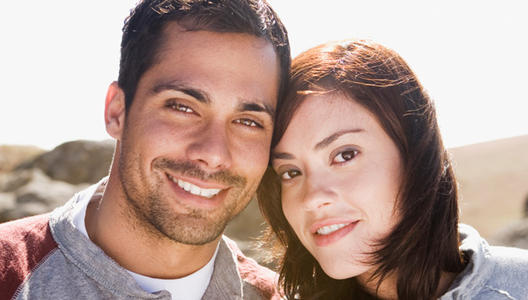
#> input picture learning/人脸识别/07_训练识别模型/data/jm/01.jpg, 528 x 300 px; its folder holds 4 pictures in this run
$ python test07.py
#> lines starting #> are read from the running program, lines starting #| are printed output that depends on the picture
import os
import cv2
import sys
from PIL import Image
import numpy as np

recognizer = cv2.face.LBPHFaceRecognizer_create()
face_detector = cv2.CascadeClassifier("haarcascade_frontalface_default.xml")

def getImageAndLabels(path):
#> called with path = './data/jm/'
    faceSamples = []
    ids = []
    imagePaths = [os.path.join(path, f) for f in os.listdir(path)]

    for imagePath in imagePaths:
        PIL_img = Image.open(imagePath).convert('L')
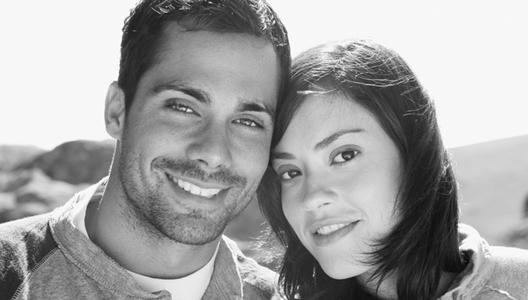
#> PIL_img: PIL image 528x300 L; min 4, max 255, mean 161.8
        img_numpy = np.array(PIL_img, 'uint8')
        id = int (os.path.split(imagePath)[-1].split(".")[0])

        faces = face_detector.detectMultiScale(img_numpy)
#> faces = [[248, 110, 165, 165], [111, 35, 200, 200]]

        for (x, y, w, h) in faces:
            faceSamples.append(img_numpy[y: y+h, x: x+w])
            ids.append(id)
#> this loop made 2 passes
#> after the loop, faceSamples = 2 items; ids = [1, 1]
#> pass 2 of the loop in getImageAndLabels, `for imagePath in imagePaths:`:
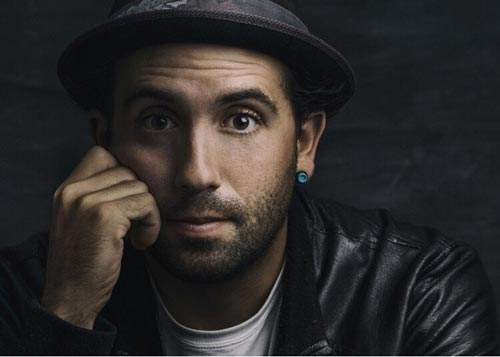
#> input picture learning/人脸识别/07_训练识别模型/data/jm/02.jpg, 500 x 357 px
#> in getImageAndLabels, `PIL_img = Image.open(imagePath).convert('L')`:
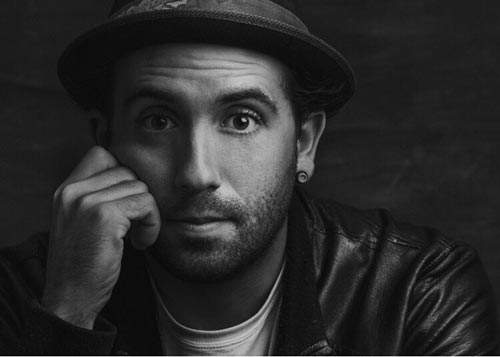
#> PIL_img: PIL image 500x357 L; min 0, max 227, mean 43
#> faces = [[92, 34, 221, 221]]
#> the loop in getImageAndLabels, `for (x, y, w, h) in faces:` made 1 pass
#> after the loop in getImageAndLabels, `for (x, y, w, h) in faces:`: faceSamples = 3 items; ids = [1, 1, 2]
#> pass 3 of the loop in getImageAndLabels, `for imagePath in imagePaths:`:
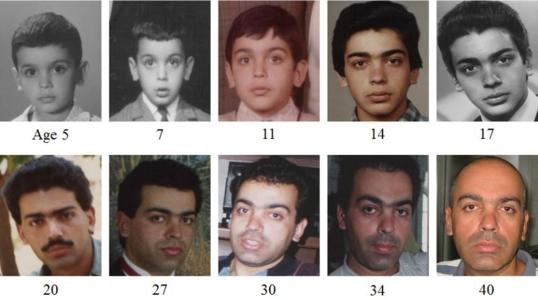
#> input picture learning/人脸识别/07_训练识别模型/data/jm/03.jpg, 538 x 300 px
#> in getImageAndLabels, `PIL_img = Image.open(imagePath).convert('L')`:
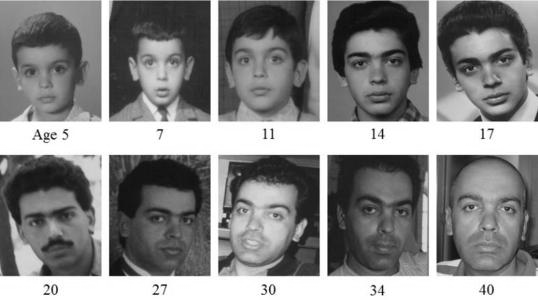
#> PIL_img: PIL image 538x300 L; min 0, max 255, mean 133.8
#> faces = [[223, 31, 74, 74], [130, 38, 63, 63], [338, 30, 78, 78], [11, 45, 68, 68], [136, 189, 73, 73], [220, 181, 79, 79], [445, 29, 86, 86], [446, 175, 84, 84], [341, 175, 88, 88], [11, 186, 83, 83], [249, 183, 77, 77]]
#> the loop in getImageAndLabels, `for (x, y, w, h) in faces:` made 11 passes
#> after the loop in getImageAndLabels, `for (x, y, w, h) in faces:`: faceSamples = 14 items; ids = [1, 1, 2, 3, 3, 3, 3, 3, 3, 3, 3, 3, 3, 3]
#> the loop made 4 passes; the first 3 are shown

    return faceSamples, ids


if __name__ == '__main__':
    #get image and Id tag
    path = './data/jm/'
    faces, ids = getImageAndLabels(path)

    recognizer.train(faces, np.array(ids))
#> (the run stopped early here; a loop or call above may not have finished)
